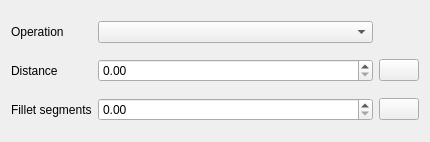
<?xml version="1.0" encoding="UTF-8"?>
<ui version="4.0">
 <class>QgsChamferFilletUserInputBase</class>
 <widget class="QWidget" name="QgsChamferFilletUserInputBase">
  <property name="geometry">
   <rect>
    <x>0</x>
    <y>0</y>
    <width>430</width>
    <height>142</height>
   </rect>
  </property>
  <property name="sizePolicy">
   <sizepolicy hsizetype="MinimumExpanding" vsizetype="MinimumExpanding">
    <horstretch>0</horstretch>
    <verstretch>0</verstretch>
   </sizepolicy>
  </property>
  <property name="windowTitle">
   <string notr="true">Form</string>
  </property>
  <layout class="QGridLayout" name="gridLayout">
   <item row="2" column="2">
    <widget class="QgsDoubleSpinBox" name="mValue1SpinBox">
     <property name="sizePolicy">
      <sizepolicy hsizetype="MinimumExpanding" vsizetype="Fixed">
       <horstretch>0</horstretch>
       <verstretch>0</verstretch>
      </sizepolicy>
     </property>
     <property name="minimum">
      <double>0.000000000000000</double>
     </property>
     <property name="maximum">
      <double>999999.989999999990687</double>
     </property>
    </widget>
   </item>
   <item row="4" column="2">
    <widget class="QgsDoubleSpinBox" name="mValue2SpinBox">
     <property name="enabled">
      <bool>true</bool>
     </property>
     <property name="minimum">
      <double>0.000000000000000</double>
     </property>
     <property name="maximum">
      <double>999999.989999999990687</double>
     </property>
     <property name="value">
      <double>0.000000000000000</double>
     </property>
    </widget>
   </item>
   <item row="2" column="0">
    <widget class="QLabel" name="mVal1Label">
     <property name="text">
      <string>Distance</string>
     </property>
     <property name="buddy">
      <cstring>mValue1SpinBox</cstring>
     </property>
    </widget>
   </item>
   <item row="0" column="0">
    <widget class="QLabel" name="mOperationLabel">
     <property name="text">
      <string>Operation</string>
     </property>
     <property name="wordWrap">
      <bool>true</bool>
     </property>
     <property name="buddy">
      <cstring>mOperationComboBox</cstring>
     </property>
    </widget>
   </item>
   <item row="4" column="0">
    <widget class="QLabel" name="mVal2Label">
     <property name="enabled">
      <bool>true</bool>
     </property>
     <property name="text">
      <string>Fillet segments</string>
     </property>
     <property name="wordWrap">
      <bool>true</bool>
     </property>
     <property name="buddy">
      <cstring>mValue2SpinBox</cstring>
     </property>
    </widget>
   </item>
   <item row="0" column="2">
    <widget class="QComboBox" name="mOperationComboBox"/>
   </item>
   <item row="2" column="3">
    <widget class="QPushButton" name="mVal1Locker">
     <property name="text">
      <string/>
     </property>
     <property name="icon">
      <iconset resource="../../images/images.qrc">
       <normaloff>:/images/themes/default/unlocked.svg</normaloff>
       <normalon>:/images/themes/default/locked.svg</normalon>:/images/themes/default/unlocked.svg</iconset>
     </property>
     <property name="checkable">
      <bool>true</bool>
     </property>
    </widget>
   </item>
   <item row="4" column="3">
    <widget class="QPushButton" name="mVal2Locker">
     <property name="text">
      <string/>
     </property>
     <property name="icon">
      <iconset resource="../../images/images.qrc">
       <normaloff>:/images/themes/default/unlocked.svg</normaloff>
       <normalon>:/images/themes/default/locked.svg</normalon>:/images/themes/default/unlocked.svg</iconset>
     </property>
     <property name="checkable">
      <bool>true</bool>
     </property>
    </widget>
   </item>
  </layout>
 </widget>
 <customwidgets>
  <customwidget>
   <class>QgsDoubleSpinBox</class>
   <extends>QDoubleSpinBox</extends>
   <header>qgsdoublespinbox.h</header>
  </customwidget>
 </customwidgets>
 <resources>
  <include location="../../images/images.qrc"/>
 </resources>
 <connections/>
</ui>
